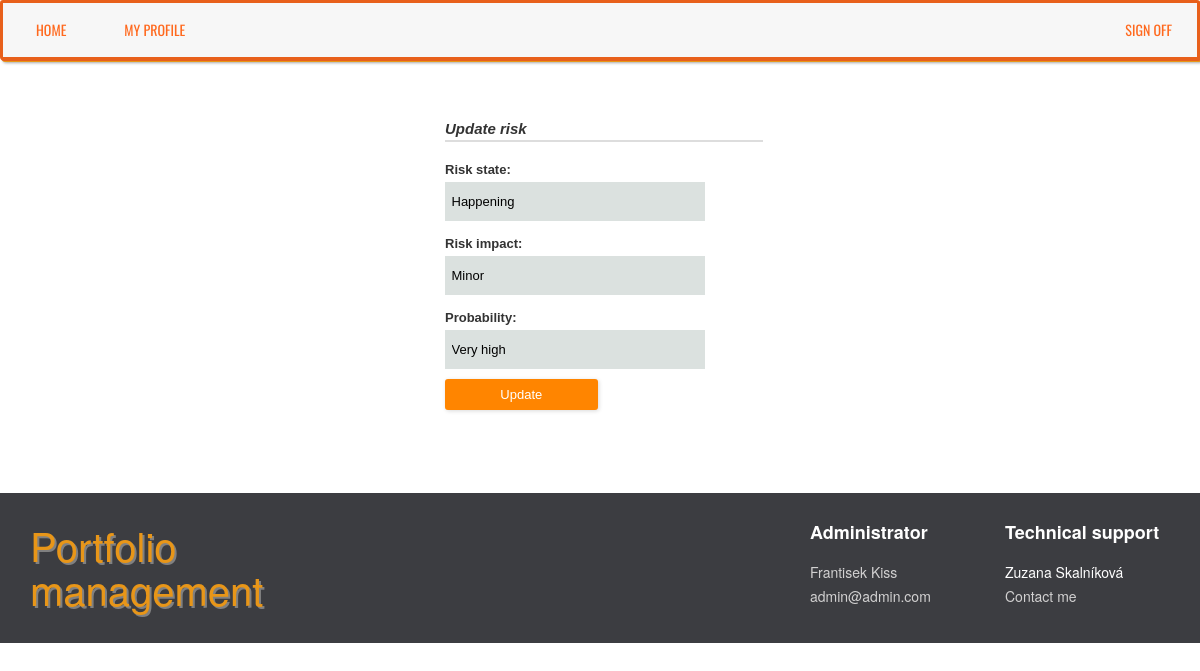
Before: /dp/project/2/risk/edit (signed in) with the older database file.
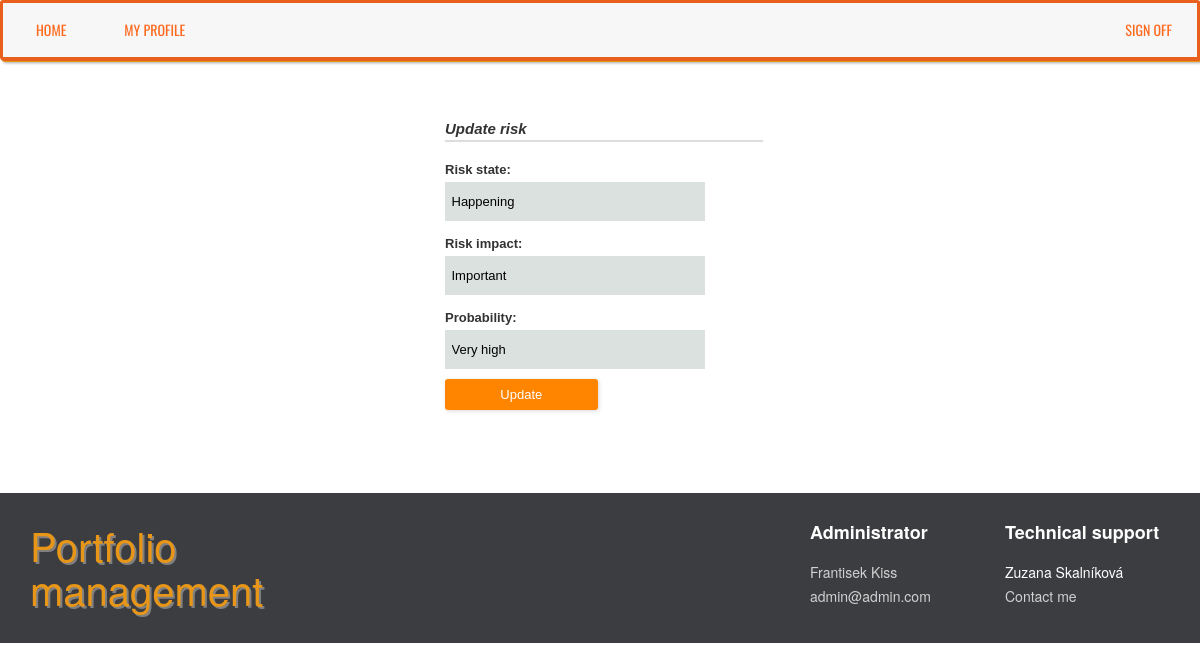
After: the same page with the newer database file.
### dp/models.py (models this page shows, shortened)
class ProjectRisk (models.Model):
    class Meta:
        unique_together = (('project', 'risk'),)
    project = models.ForeignKey(Project, on_delete=models.CASCADE, blank=True, null=True)
    risk = models.ForeignKey(Risk, on_delete=models.CASCADE)
    risk_state = models.IntegerField(choices=RISK_STATE_VALUES, default=1)
    risk_impact = models.IntegerField(choices=RISK_IMPACT_VALUES, null=True)
    probability = models.IntegerField(choices=RISK_PROBABILITY_VALUES, null=True)

### dp/views.py (the view)
# urls.py: url(r'^project/(?P<pk>\d+)/risk/edit$', login_required(views.ProjRiskUpdateView.as_view()), name='projrisk_edit'),
class ProjRiskUpdateView(UpdateView):
    model = ProjectRisk
    fields = ['risk_state', 'risk_impact', 'probability']
    template_name = "dp/projrisk_update_form.html"

### dp/templatetags/extratags.py (called while the page is built)
@register.simple_tag(takes_context=True)
def add_admin_to_context(context):
    admin_info = {}
    admin = Employee.objects.get(position = 'Administrator')
    admin_info['id'] = admin.id
    admin_info['first_name'] = admin.user.first_name
    admin_info['last_name'] = admin.user.last_name
    admin_info['email'] = admin.user.email
    context.dicts[0]["admin_info"] = admin_info
    return ''

### templates/dp/projrisk_update_form.html (shortened to what this page needs)
{% extends "dp/base.html" %}
{% load static %}
{% block cssblock %}
    <link rel="stylesheet" href="{% static 'dp/css/multi-select.css' %}">
{% endblock %}
{% block content %}
    <div class="container selectdiv">
        <div class="col-md-4 col-md-offset-4">
            <div class="form-style-2">
                <div class="form-style-2-heading">Update risk</div>
                <form action="" method="post">
                    {{ form }}
                    <input style="margin-top: 10px;" type="submit" value="Update"/>
                </form>
            </div>
            <br>
            <br>
            <br>
        </div>
    </div>
{% endblock %}

Changed rows visible on the page:
changed ProjectRisk "Happening": risk_impact "Minor" → "Important"
